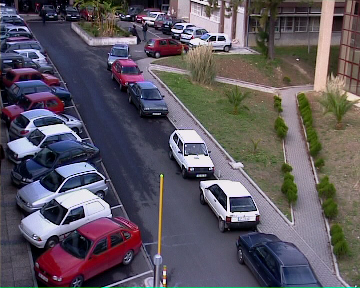
%> input picture Lab5/Pedestrian/ped7c0000.tif, 360 x 288 px
$ octave Lab5.m   (GNU Octave 9; MATLAB toolbox functions it lacks are replaced by stand-ins)
%> lines starting %> are read from the running program, lines starting %| are printed output that depends on the picture; in (x1, y1, x2, y2) boxes, pixels count from 0 and x2, y2 are one past the last pixel; in counts of white or black regions, pixels touching at a corner belong together; the program's own positions count from 1
clear all;
close all;

thr = 50;
minArea = 35;
baseNum = 1350;
seqLength = 100;

imgbk = imread('ped7c0000.tif');
%> imgbk is the input picture: size 288x360x3 uint8; mean R, G, B 93.2, 87.1, 96.1

se = strel ('disk',3);

figure; hold on;
for i=0:seqLength
    imgfr = imread(sprintf('ped7c%.4d.tif', baseNum+i));
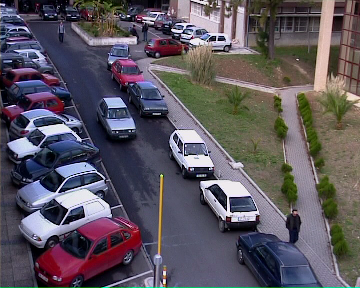
%> input picture Lab5/Pedestrian/ped7c1350.tif, 360 x 288 px
%> imgfr is the input picture: size 288x360x3 uint8; mean R, G, B 91.8, 85.9, 95.2
    imshow(imgfr); %hold on;

    imgdif = ...
        (abs ( double (imgbk(:,:,1))-double(imgfr(:,:,1)))>thr) | ...
        (abs ( double (imgbk(:,:,2))-double(imgfr(:,:,2)))>thr) | ...
        (abs ( double (imgbk(:,:,3))-double(imgfr(:,:,3)))>thr);
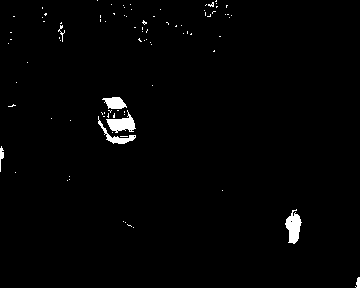
%> imgdif: size 288x360 logical; 1.4% white; 90 white regions (83 under 20 px), largest, box (x1, y1, x2, y2) and area: (285, 209, 302, 244) 350, (106, 110, 136, 133) 333, (98, 116, 136, 144) 215

    bw = imclose(imgdif,se);
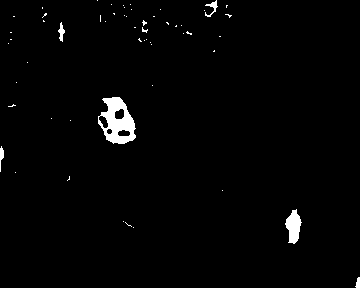
%> bw: size 288x360 logical; 1.7% white; 56 white regions (50 under 20 px), largest, box (x1, y1, x2, y2) and area: (98, 97, 136, 144) 1028, (285, 209, 302, 244) 363, (205, 0, 218, 17) 78, (58, 22, 65, 42) 70, (0, 146, 4, 172) 57, (355, 277, 360, 288) 39
    %imshow(bw);


   [lb num] = bwlabel(bw);
%> lb: size 288x360 double; 57 distinct labels, from 0 to 56
%> num = 56
   regionProps = regionprops(lb, 'area', 'FilledImage', 'Centroid');
%> regionProps = 56 regions; largest, Area and Centroid: 1028 [118.2 122.2], 363 [294.2 227.2], 78 [212.7 8.5], 70 [62 32.8], 57 [2.1 156.7]
   inds = find([regionProps.Area]> minArea);
%> inds = [1 14 18 49 55 56]

   %hold on;

   regnum = length(inds);
%> regnum = 6


   %for i=1:length(inds)
   for j=1:regnum
       %props = regionprops(double(regionProps(inds(i)).FilledImage),...
       %    'Orientation','MajorAxisLength','MinorAxisLength');
       %ellipse(props.MajorAxisLength/2,props.MinorAxisLength/2,...
       %    -props.Orientation*pi/180,...
       %    regionProps(inds(i)).Centroid(1),...
       %    regionProps(inds(i)).Centroid(2),'r');

       [lin col] = find(lb == inds(j));
       upLPoint = min ([lin col]);
       dWindow = max([lin col]) - upLPoint + 1;
       rectangle('Position',[fliplr(upLPoint) fliplr(dWindow)], 'EdgeColor', [1 1 0], ...
           'linewidth', 2);

% [5 lines of commented-out code are left out]
   end
%> this loop made 6 passes
%> (upLPoint, dWindow) on passes 1 to 6: ([147 1], [26 4]), ([23 59], [20 7]), ([98 99], [47 38]), ([1 206], [17 13]), ([210 286], [35 17]), ([278 356], [11 5])
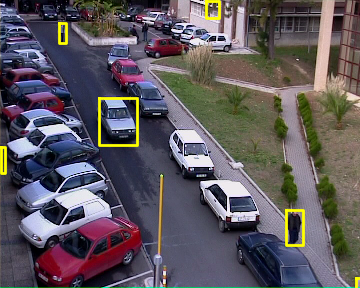
%> figure redrawn from the program's plot data
%> (the run ends here)
